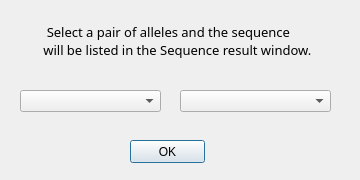
<?xml version="1.0" encoding="UTF-8"?>
<ui version="4.0">
 <class>AllelePairDlg</class>
 <widget class="QDialog" name="AllelePairDlg">
  <property name="geometry">
   <rect>
    <x>0</x>
    <y>0</y>
    <width>360</width>
    <height>180</height>
   </rect>
  </property>
  <property name="windowTitle">
   <string>AllelePair</string>
  </property>
  <property name="windowIcon">
   <iconset resource="../hla.qrc">
    <normaloff>:/png/images/about.png</normaloff>:/png/images/about.png</iconset>
  </property>
  <widget class="QLabel" name="label">
   <property name="geometry">
    <rect>
     <x>40</x>
     <y>10</y>
     <width>281</width>
     <height>61</height>
    </rect>
   </property>
   <property name="font">
    <font>
     <family>微软雅黑</family>
     <pointsize>10</pointsize>
    </font>
   </property>
   <property name="text">
    <string>  Select a pair of alleles and the sequence 
 will be listed in the Sequence result window.</string>
   </property>
  </widget>
  <widget class="QComboBox" name="comboBox">
   <property name="geometry">
    <rect>
     <x>20</x>
     <y>90</y>
     <width>141</width>
     <height>22</height>
    </rect>
   </property>
  </widget>
  <widget class="QComboBox" name="comboBox_2">
   <property name="geometry">
    <rect>
     <x>180</x>
     <y>90</y>
     <width>151</width>
     <height>22</height>
    </rect>
   </property>
  </widget>
  <widget class="QPushButton" name="btnOk">
   <property name="geometry">
    <rect>
     <x>130</x>
     <y>140</y>
     <width>75</width>
     <height>23</height>
    </rect>
   </property>
   <property name="text">
    <string>OK</string>
   </property>
  </widget>
 </widget>
 <resources>
  <include location="../hla.qrc"/>
 </resources>
 <connections/>
</ui>
